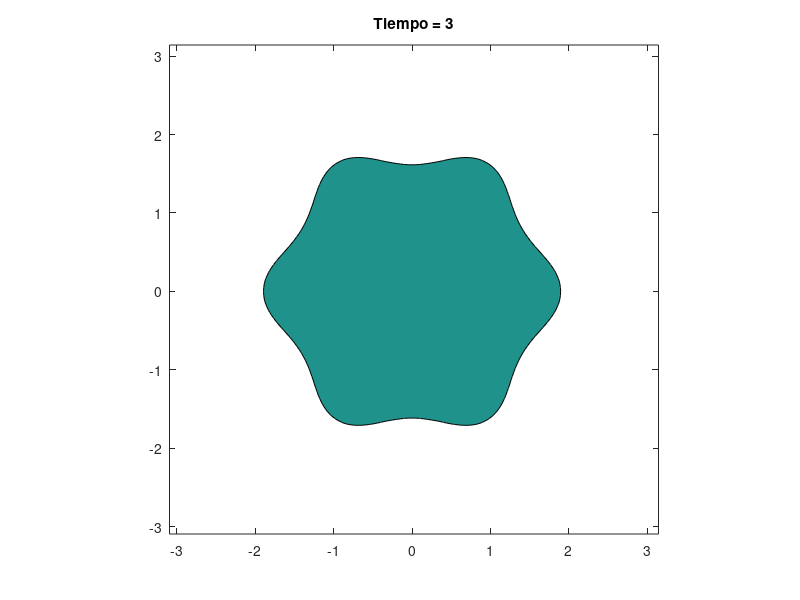

Source code (MATLAB):
clear;

Nx = 128;
Ny = 128;
Lx = 2*pi;
Ly = 2*pi;
hx = Lx/Nx;
hy = Ly/Ny;

x = linspace(-0.5*Lx + hx, 0.5*Lx, Nx);
y = linspace(-0.5*Ly + hy, 0.5*Ly, Ny);

[xx, yy] = ndgrid(x, y);

epsilon = 0.05;
Cahn = epsilon^2;

% Coordenadas polares
theta = atan2(yy, xx);
r = sqrt(xx.^2 + yy.^2);

% Radio modificado:
% r(theta) = 1.7 + 1.2*cos(6*theta)
r0 = 1.7 + 1.2*cos(6*theta);

% Condicion inicial modificada
u = tanh((r0 - r)/(sqrt(2)*epsilon));

p = 2*pi/Lx * [0:Nx/2-1, -Nx/2:-1];
q = 2*pi/Ly * [0:Ny/2-1, -Ny/2:-1];

p2 = p.^2;
q2 = q.^2;

[pp2, qq2] = ndgrid(p2, q2);

dt = 0.01;
T = 3;
Nt = round(T/dt);
ns = Nt/20;

figure(1);
clf;

contourf(x, y, real(u'), [0 0]);
axis image;
axis([x(1) x(Nx) y(1) y(Ny)]);

title('Condicion inicial modificada');

pause(0.01);

for iter = 1:Nt

    u = real(u);

    s_hat = fft2(Cahn*u - dt*(u.^3 - 3*u));

    v_hat = s_hat ./ ...
        (Cahn + dt*(2 + Cahn*(pp2 + qq2)));

    u = ifft2(v_hat);

    if mod(iter, ns) == 0

        contourf(x, y, real(u'), [0 0]);

        axis image;
        axis([x(1) x(Nx) y(1) y(Ny)]);

        title(['Tiempo = ', num2str(iter*dt)]);

        pause(0.01);

    end

end
